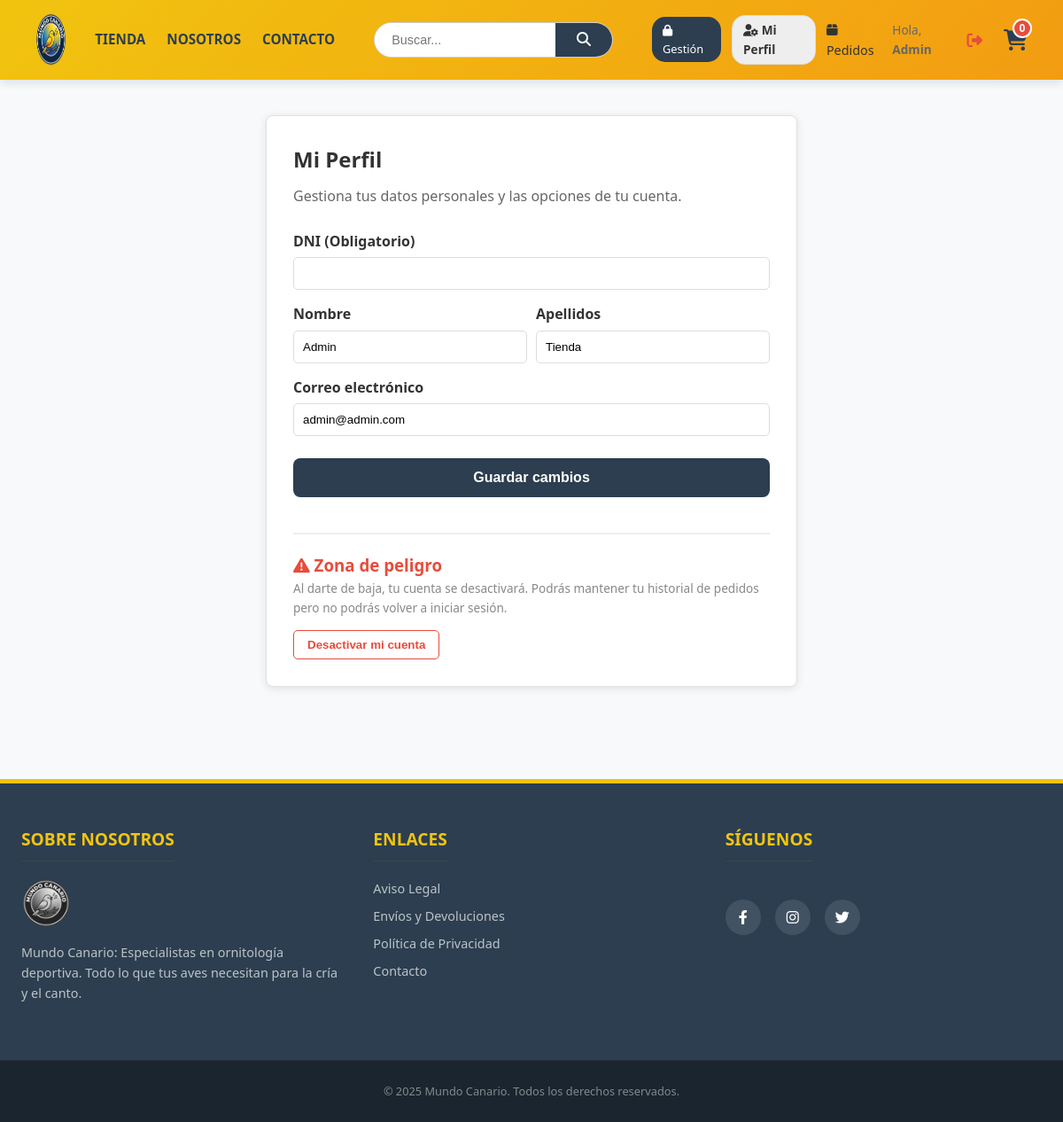
The app's page /perfil.php (signed in) with its own data.
### tables this page shows
CREATE TABLE `usuarios` (
  `id` int(11) NOT NULL AUTO_INCREMENT,
  `dni` varchar(20) DEFAULT NULL,
  `nombre` varchar(100) NOT NULL,
  `apellidos` varchar(150) DEFAULT NULL,
  `email` varchar(255) NOT NULL,
  `password` varchar(255) NOT NULL,
  `rol` varchar(20) DEFAULT 'cliente',
  `activo` tinyint(1) DEFAULT 1,
  `fecha_registro` date DEFAULT curdate(),
  PRIMARY KEY (`id`),
  UNIQUE KEY `email` (`email`)
);

### perfil.php (the view, shortened to what this page needs)
<?php
require_once 'config/db.php';
$id_usuario = $_SESSION['id'];
$stmt = $pdo->prepare("SELECT * FROM usuarios WHERE id = :id");
$stmt->execute(['id' => $id_usuario]);
$usuario = $stmt->fetch();
require_once 'views/header.php';
?>
<div class="container" style="margin-top: 40px; display: flex; justify-content: center;">
    <div class="card" style="max-width: 600px; width: 100%; padding: 30px; background: #fff; border-radius: 8px; box-shadow: 0 2px 10px rgba(0,0,0,0.1);">
        <h2 style="margin-bottom: 10px;">Mi Perfil</h2>
        <p style="color: #666; margin-bottom: 25px;">Gestiona tus datos personales y las opciones de tu cuenta.</p>
        <form action="actions/acciones.php" method="POST" style="display: flex; flex-direction: column; gap: 15px;">
            <div>
                <label style="font-weight: bold; display: block; margin-bottom: 5px;">DNI (Obligatorio)</label>
                <input type="text" name="dni" value="<?= htmlspecialchars($usuario['dni'] ?? '') ?>" required maxlength="9" style="width: 100%; padding: 10px; border: 1px solid #ddd; border-radius: 5px;">
            </div>
            <div style="display: flex; gap: 10px;">
                <div style="flex: 1;">
                    <label style="font-weight: bold; display: block; margin-bottom: 5px;">Nombre</label>
                    <input type="text" name="nombre" value="<?= htmlspecialchars($usuario['nombre']) ?>" required style="width: 100%; padding: 10px; border: 1px solid #ddd; border-radius: 5px;">
                </div>
                <div style="flex: 1;">
                    <label style="font-weight: bold; display: block; margin-bottom: 5px;">Apellidos</label>
                    <input type="text" name="apellidos" value="<?= htmlspecialchars($usuario['apellidos'] ?? '') ?>" style="width: 100%; padding: 10px; border: 1px solid #ddd; border-radius: 5px;">
                </div>
            </div>
            <div>
                <label style="font-weight: bold; display: block; margin-bottom: 5px;">Correo electrónico</label>
                <input type="email" name="email" value="<?= htmlspecialchars($usuario['email']) ?>" required style="width: 100%; padding: 10px; border: 1px solid #ddd; border-radius: 5px;">
            </div>
            <button type="submit" class="form-btn" style="margin-top: 10px;">Guardar cambios</button>
        </form>
        <div style="margin-top: 40px; padding-top: 20px; border-top: 2px solid #eee;">
            <h3 style="color: #e74c3c;"><i class="fa-solid fa-triangle-exclamation"></i> Zona de peligro</h3>
            <p style="font-size: 0.85rem; color: #888; margin-bottom: 15px;">Al darte de baja, tu cuenta se desactivará. Podrás mantener tu historial de pedidos pero no podrás volver a iniciar sesión.</p>
            <form action="actions/acciones.php" method="POST" onsubmit="return confirm('¿Confirmas que deseas desactivar tu cuenta? Se cerrará la sesión de inmediato.');">
                <button type="submit" style="background: transparent; color: #e74c3c; border: 1px solid #e74c3c; padding: 8px 15px; border-radius: 5px; cursor: pointer; font-weight: bold;">
                    Desactivar mi cuenta
                </button>
            </form>
        </div>
    </div>
</div>
<?php require_once 'views/footer.php'; ?>

### assets/css/estilos.css (style rules this page uses)
:root { --primary: #f1c40f; --secondary: #f39c12; --dark: #2c3e50; --light: #ffffff; --bg: #f8f9fa; --border: #e1e1e1; --text: #333; --danger: #e74c3c; }
* { box-sizing: border-box; margin: 0; padding: 0; }
body { font-family: 'Segoe UI', Arial, sans-serif; font-size: 1rem; background-color: var(--bg); color: var(--text); display: flex; flex-direction: column; min-height: 100vh; line-height: 1.6; }
.container { max-width: 1200px; margin: 2.5rem auto; padding: 0 1.25rem; display: flex; gap: 2rem; flex: 1; width: 100%; }
.card { background: var(--light); border-radius: 1rem; border: 1px solid var(--border); overflow: hidden; position: relative; box-shadow: 0 5px 15px rgba(0,0,0,0.05); display: flex; flex-direction: column; }
.form-btn { background-color: var(--dark); color: white; border: none; padding: 0.8rem; width: 100%; border-radius: 0.5rem; font-size: 1rem; font-weight: bold; cursor: pointer; transition: background 0.3s; margin-top: 1rem; }

### records on screen
usuarios: nombre "Admin", apellidos "Tienda", email "admin@admin.com"

### other values on screen
$_SESSION['nombre'] "Admin"
$total "0"
